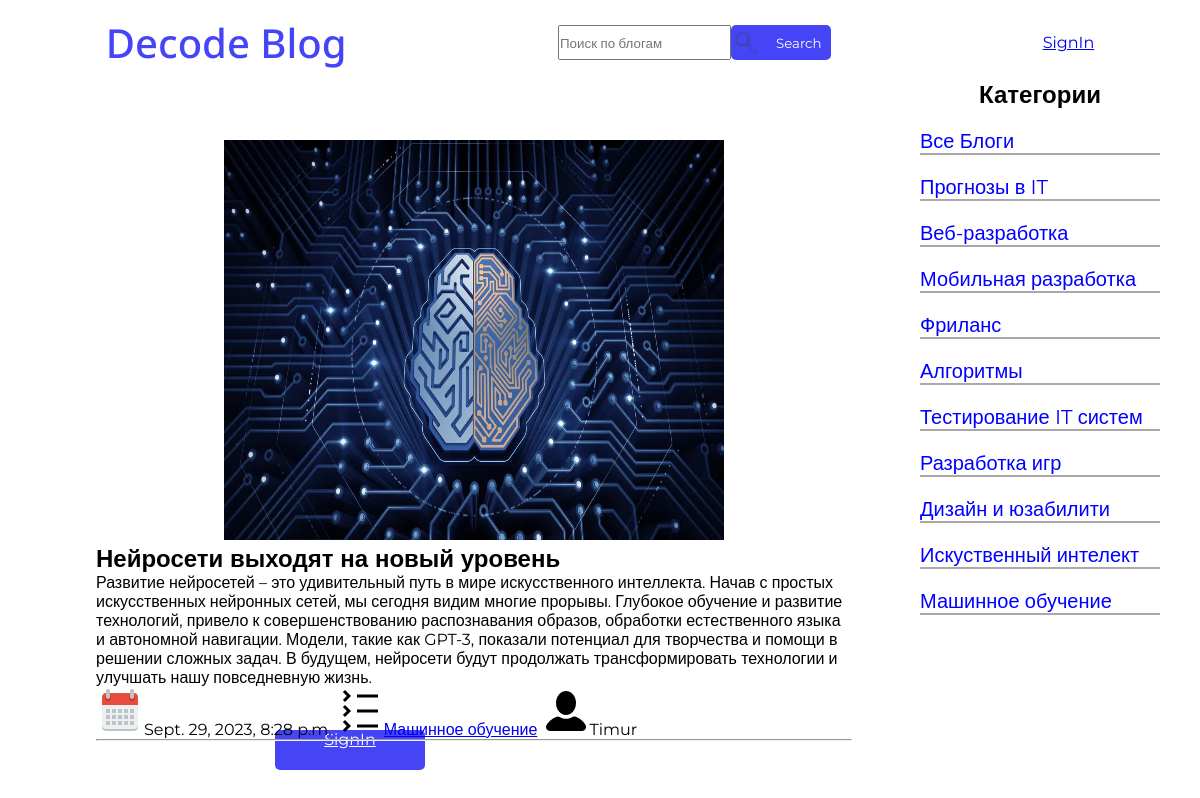
Page /blogs/testcommentview/5/ on the committed database.
### decode_blogs/models.py (models this page shows, shortened)
class Blog(models.Model):
    name = models.CharField(max_length=50)
    category = models.ForeignKey(Category, on_delete=models.CASCADE, null=True)
    image = models.ImageField(blank=True, upload_to=uniq_name_upload)
    description = models.TextField()
    date = models.DateTimeField(default=datetime.datetime.today())
    author = models.ForeignKey(settings.AUTH_USER_MODEL, on_delete=models.CASCADE)     # !  1 #
    class Meta:
        verbose_name = 'Blog'
        verbose_name_plural = 'Blogs'

class Category(models.Model):
    name = models.CharField(max_length=50)
    class Meta:
        verbose_name = 'Category'
        verbose_name_plural = 'Categories'
    def __str__(self) -> str:
        return self.name

### decode_authe/models.py (models this page shows)
class User(AbstractUser):
    image = models.ImageField(upload_to='avatars', blank=True)
    description = models.TextField(max_length=200)
    groups = models.ManyToManyField(
        'auth.Group',
        related_name='users',
        blank=True,
        verbose_name='groups',
        help_text='The groups this user belongs to. A user will get all permissions granted to each of their groups.',
    )
    user_permissions = models.ManyToManyField(
        'auth.Permission',
        related_name='users',
        blank=True,
        verbose_name='user permissions',
        help_text='Specific permissions for this user.',
        error_messages={
            'add': 'The permission you are trying to add already exists for the user.',
            'remove': 'The permission you are trying to remove does not exist for the user.',
        },
    )

### decode_blogs/views.py (the view)
# urls.py: path('testcommentview/<int:blog_id>/', views.BlogDetail.as_view(), name='comments-category'),
class BlogDetail(DetailView):
    model = Blog
    template_name = 'decode_blogs/comment.html'
    pk_url_kwarg = 'blog_id'
    context_object_name = 'blog'
    def get_context_data(self, **kwargs):
        context = super().get_context_data(**kwargs)
        context['title'] = 'Обзор блога'
        context['comments'] = Comment.objects.filter(blog_id=self.kwargs['blog_id'])  # Комментарии относящиеся к этому блогу #
        context['categories'] = Category.objects.all()
        context['menu'] = menu
        return context

### decode_blogs/templates/decode_blogs/comment.html (shortened to what this page needs)
{% load static %}
<!DOCTYPE html>
<html lang="en">
<head>
    <link rel="stylesheet" href="{% static 'decode_blogs/css/comments.css' %}">
    <link rel="stylesheet" href="{% static 'decode_blogs/css/header.css' %}">
    <link rel="stylesheet" href="{% static 'decode_blogs/css/Home.css' %}">
</head>
<body>
    <header>
        <h1>Decode Blog</h1>
        <div class="header-div-1">
            <input type="search" placeholder="Поиск по блогам">
            <button id="button-find">
                <img src="{% static 'decode_blogs/images/search_icon.svg' %}" alt="" id="search_icon">
                Search
            </button>
        </div>
        <div class="header-div-2">
            {% if request.user.is_authenticated %}
                <a href="{% url 'decode_blogs:home' %}" class="button-reg">Home</a>
                <a href="{% url 'decode_authe:signout' %}" class="button-reg">Signout</a>
                <a href="{% url 'decode_authe:profile'%}"><img src="{{ user.image.url }}" alt="" id="header-img"></a>
            {% else %}
                <a href="{% url 'decode_authe:signin' %}">SignIn</a>
            {% endif %}
        </div>
    </header>
    <section class="main">
        <div class="blogs">
            <div class="com-blog">
                <div class="main-info">
                    {% if blog.image %}
                    <img src="{{ blog.image.url }}" alt="comment-img" class="comment-img">
                    {% endif %}
                </div>
                <h2 id="blog-name">{{ blog.name }}</h2>
                    <p id="description">{{ blog.description }}</p>
                    <time id="blog-date"><img src="{% static 'decode_blogs/images/Calendar.png' %}" alt="">{{ blog.date }}</time>
                    <a href="{% url 'decode_blogs:category' blog.id %}" id="blog-category"><img src="{% static 'decode_blogs/images/Categories.png' %}" alt="">{{ blog.category }}</a>
                    <img src="{% static 'decode_blogs/images/User.png' %}" alt="" id="blog-author">{{ blog.author }}
                    <hr>
            </div>
        </div>
        <div class="categories">
            <h2 id="categories-name">Категории</h2>
            {% if category_id == 0 %}
                <a href="{% url 'decode_blogs:home' %}" class="selected-ctgr">Все товары</a>
            {% else %}
                <a href="{% url 'decode_blogs:home' %}">Все Блоги</a>
            {% endif %}
            {% for ctgr in categories %}
                {% if category_id == ctgr.id %}
                    <a href="{% url 'decode_blogs:category' ctgr.id %}" class="selected-ctgr">{{ctgr.name}}</a>
                {% else %}
                    <a href="{% url 'decode_blogs:category' ctgr.id %}">{{ctgr.name}}</a>
                {% endif %}
            {% endfor %}
    </section>
    <section class="main-3">
        <div class="comm-details">
            {% if request.user.is_authenticated %}
                <a href="{% url 'decode_blogs:cmadd' %}" id="button-com">Добавить комментарий</a>
            {% else %}
                <a href="{% url 'decode_authe:signin' %}" id="button-come">SignIn</a>
            {% endif %}
    </section>
</body>
</html>

### decode_blogs/static/decode_blogs/css/Comments.css (style rules this page uses)
* { margin: 0px; padding: 0px; }
.main-3 { display: block; justify-content: center; align-items: center; text-align: center; width: 500px; height: 200px; margin-left: 100px; }
#button-com, #button-come { display: inline-block; justify-content: center; align-items: center; text-align: center; margin-top: 10px; margin-bottom: 5px; width: 150px; height: 40px; border: rgb(69, 69, 247); border-radius: 5px; color: white; background-color: rgb(69, 69, 247) }

### decode_blogs/static/decode_blogs/css/Header.css (style rules this page uses)
* { margin: 0px; padding: 0px; }
header { display: flex; align-items: center; justify-content: space-around; margin-top: 15px; }
header h1 { color: rgb(69, 69, 247); font-weight: 500; font-size: 40px; font-family: 'Noto Sans', sans-serif; }
.header-div-1 { display: flex; height: 35px; }
#button-find { display: flex; align-items: center; width: 100px; height: 35px; border: rgb(69, 69, 247); border-radius: 5px; color: white; background-color: rgb(69, 69, 247) }
#search_icon { width: 30px; height: 25px; margin-right: 15px; }
.header-div-2 { display: flex; align-items: center; gap: 15px; }

### decode_blogs/static/decode_blogs/css/Home.css (style rules this page uses)
* { margin: 0px; padding: 0px; font-family: 'Montserrat', sans-serif; }
.main { display: flex; padding: 50px 8%; justify-content: space-between; box-sizing: border-box; position: relative; height: 650px; }
.main-info { display: block; justify-content: center; align-items: center; text-align: center; }
.blogs { width: 75%; }
.com-blog { display: block; justify-content: left; align-items: left; }
.comment-img { margin-top: 20px; width: 500px; height: 400px; }
.categories { display: flex; flex-direction: column; gap: 20px; width: 20%; position: absolute; top: 0; right: 0; margin-right: 40px; margin-top: 10px; }
#categories-name { display: flex; justify-content: center; align-items: center; text-align: center; }
.categories a { text-decoration: none; color: blue; width: 100%; border-bottom:2px solid #a9a9a9 ; font-size: 20px; transition: 2s; }

### rows in the picture
Blog: image (picture), name "Нейросети выходят на новый уровень", description "Развитие нейросетей – это удивительный путь в мире искусственного интеллекта. Начав с простых искусственных нейронных сетей, мы сегодня видим многие прорывы. Глубокое обучение и развитие технологий, привело к совершенствованию распознавания образов, обработки естественного языка и автономной навигации. Модели, такие как GPT-3, показали потенциал для творчества и помощи в решении сложных задач. В будущем, нейросети будут продолжать трансформировать технологии и улучшать нашу повседневную жизнь.", date "Sept. 29, 2023, 8:28 p.m.", category "Машинное обучение", author "Timur"
Category: name "Прогнозы в IT"
Category: name "Веб-разработка"
Category: name "Мобильная разработка"
Category: name "Фриланс"
Category: name "Алгоритмы"
Category: name "Тестирование IT систем"
Category: name "Разработка игр"
Category: name "Дизайн и юзабилити"
Category: name "Искуственный интелект"
Category: name "Машинное обучение"
